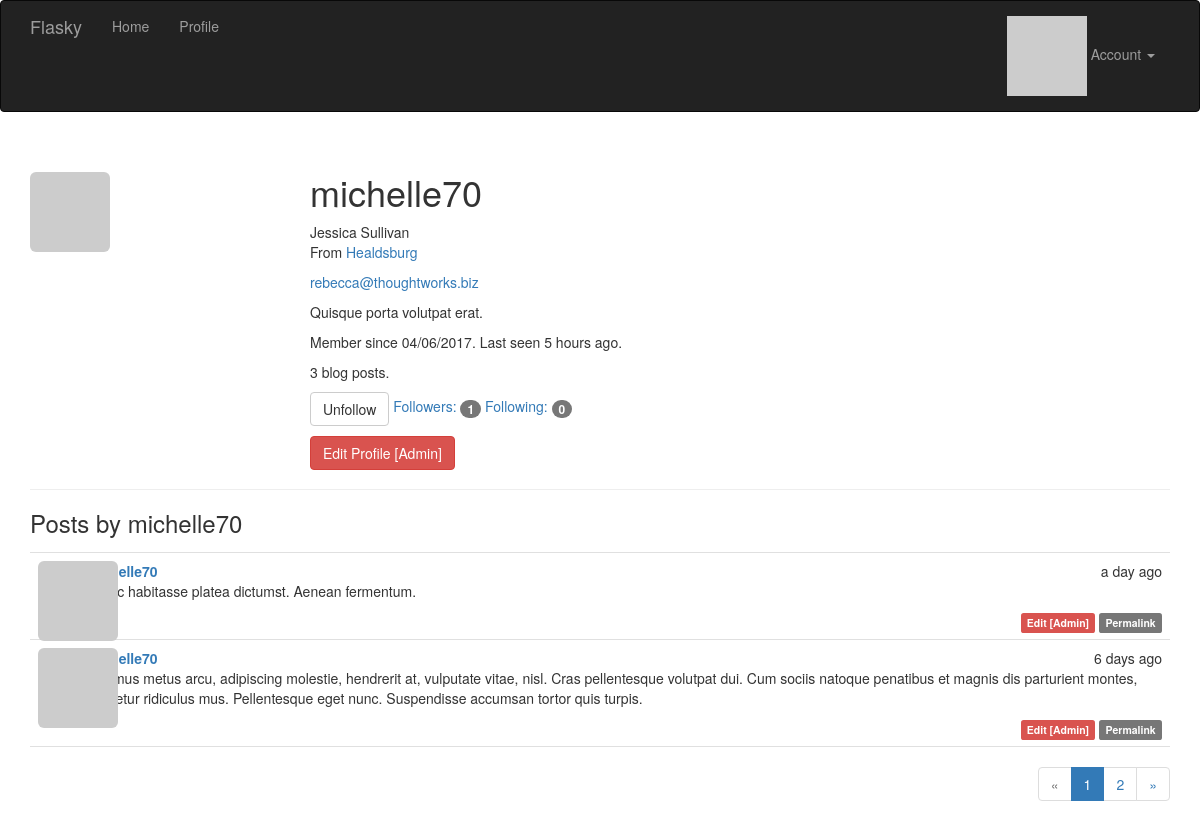
/user/michelle70 (signed in), run on the app's committed database.
### app/models.py (models this page shows, shortened)
class User(UserMixin, db.Model):
    __tablename__ = 'users'
    id = db.Column(db.Integer, primary_key = True)
    email = db.Column(db.String(64), unique = True, index = True)
    username = db.Column(db.String(64), unique = True, index = True)
    role_id = db.Column(db.Integer, db.ForeignKey('roles.id'))
    password_hash = db.Column(db.String(128))
    confirmed = db.Column(db.Boolean, default = False)
    name = db.Column(db.String(64))
    location = db.Column(db.String(64))
    about_me = db.Column(db.Text())
    member_since = db.Column(db.DateTime(), default = datetime.utcnow)
    last_seen = db.Column(db.DateTime(), default = datetime.utcnow)
    avatar_hash = db.Column(db.String(32))
    posts = db.relationship('Post', backref = 'author', lazy = 'dynamic')
    followed = db.relationship('Follow',
        foreign_keys = [Follow.follower_id],
        backref = db.backref('follower', lazy = 'joined'),
        lazy = 'dynamic',
        cascade = 'all, delete-orphan')
    followers = db.relationship('Follow',
        foreign_keys = [Follow.followed_id],
        backref = db.backref('followed', lazy = 'joined'),
        lazy = 'dynamic',
        cascade = 'all, delete-orphan')
    @property
    def password(self):
        raise AttributeError('password is not a readable attribute')
    def can(self, permissions):
        return self.role is not None and \
        (self.role.permissions & permissions) == permissions
    def is_administrator(self):
        return self.can(Permission.ADMINISTER)
    def ping(self):
        self.last_seen = datetime.utcnow()
        db.session.add(self)
    def gravatar(self, size = 100, default = 'identicon', rating = 'g'):
        if request.is_secure:
            url = 'https://secure.gravatar.com/avatar'
        else:
            url = 'http://www.gravatar.com/avatar'
        hash = self.avatar_hash or hashlib.md5(
            self.email.encode('utf-8')).hexdigest()
        return '{url}/{hash}?s={size}&d={default}&r={rating}'.format(
            url = url, hash = hash, size = size, default = default, rating = rating)
    def is_following(self, user):
        return self.followed.filter_by(
            followed_id = user.id).first() is not None

class Post(db.Model):
    __tablename__ = 'posts'
    id = db.Column(db.Integer, primary_key = True)
    body = db.Column(db.Text)
    body_html = db.Column(db.Text)
    timestamp = db.Column(db.DateTime, index = True, default = datetime.utcnow)
    author_id = db.Column(db.Integer, db.ForeignKey('users.id'))

### app/main/views.py (the view)
@main.route('/user/<username>')
def user(username):
	user = User.query.filter_by(username = username).first_or_404()
	page = request.args.get('page', 1, type = int)
	pagination = user.posts.order_by(Post.timestamp.desc()).paginate(
		page, per_page = current_app.config['FLASKY_POSTS_PER_PAGE'],
		error_out = False)
	posts = pagination.items
	return render_template('user.html', user = user, posts = posts,
		pagination = pagination)

### app/auth/views.py (called while the page is built)
@auth.before_app_request
def before_request():
	if current_user.is_authenticated:
		current_user.ping()
		if not current_user.confirmed \
		and request.endpoint \
		and request.endpoint[:5] != 'auth.' \
		and request.endpoint != 'static':
			return redirect(url_for('auth.unconfirmed'))

### app/main/__init__.py (called while the page is built)
@main.app_context_processor
def inject_permissions():
	return dict(Permission = Permission)

### app/models.py (called while the page is built)
@login_manager.user_loader
def load_user(user_id):
    return User.query.get(int(user_id))

### app/templates/user.html (shortened to what this page needs)
{% extends "base.html" %}
{% import "_macros.html" as macros %}
{% block page_content %}
<div class="page-header">
    <img class="img-rounded profile-thumbnail" src="{{ user.gravatar(size=256) }}">
    <div class="profile-header">
        <h1>{{ user.username }}</h1>
        {% if user.name or user.location %}
        <p>
            {% if user.name %}{{ user.name }}<br>{% endif %}
            {% if user.location %}
                From <a href="http://maps.google.com/?q={{ user.location }}">{{ user.location }}</a><br>
            {% endif %}
        </p>
        {% endif %}
        {% if current_user.is_administrator() %}
        <p><a href="mailto:{{ user.email }}">{{ user.email }}</a></p>
        {% endif %}
        {% if user.about_me %}<p>{{ user.about_me }}</p>{% endif %}
        <p>Member since {{ moment(user.member_since).format('L') }}. Last seen {{ moment(user.last_seen).fromNow() }}.</p>
        <p>{{ user.posts.count() }} blog posts.</p>
        <p>
            {% if current_user.can(Permission.FOLLOW) and user != current_user %}
                {% if not current_user.is_following(user) %}
                <a href="{{ url_for('.follow', username=user.username) }}" class="btn btn-primary">Follow</a>
                {% else %}
                <a href="{{ url_for('.unfollow', username=user.username) }}" class="btn btn-default">Unfollow</a>
                {% endif %}
            {% endif %}
            <a href="{{ url_for('.followers', username=user.username) }}">Followers: <span class="badge">{{ user.followers.count() - 1 }}</span></a>
            <a href="{{ url_for('.followed_by', username=user.username) }}">Following: <span class="badge">{{ user.followed.count() - 1 }}</span></a>
        </p>
        <p>
            {% if current_user.is_administrator() %}
            <a class="btn btn-danger" href="{{ url_for('.edit_profile_admin', id=user.id) }}">Edit Profile [Admin]</a>
            {% endif %}
        </p>
    </div>
</div>
<h3>Posts by {{ user.username }}</h3>
{% include '_posts.html' %}
{% if pagination %}
<div class="pagination">
    {{ macros.pagination_widget(pagination, '.user', username=user.username) }}
</div>
{% endif %}
{% endblock %}

### app/templates/base.html (shortened to what this page needs)
{% extends "bootstrap/base.html" %}
{% block head %}
{{ super() }}
<link rel="stylesheet" type="text/css" href="{{ url_for('static', filename='styles.css') }}">
{% endblock %}
{% block navbar %}
<div class="navbar navbar-inverse" role="navigation">
    <div class="container">
        <div class="navbar-header">
            <a class="navbar-brand" href="{{ url_for('main.index') }}">Flasky</a>
        </div>
        <div class="navbar-collapse collapse">
            <ul class="nav navbar-nav">
                <li><a href="{{ url_for('main.index') }}">Home</a></li>
                {% if current_user.is_authenticated %}
                <li><a href="{{ url_for('main.user', username=current_user.username) }}">Profile</a></li>
                {% endif %}
            </ul>
            <ul class="nav navbar-nav navbar-right">
                {% if current_user.is_authenticated %}
                <li class="dropdown">
                    <a href="#" class="dropdown-toggle" data-toggle="dropdown">
                        <img src="{{ current_user.gravatar(size=18) }}">
                        Account <b class="caret"></b>
                    </a>
                </li>
                {% else %}
                <li><a href="{{ url_for('auth.login') }}">Log In</a></li>
                {% endif %}
            </ul>
        </div>
    </div>
</div>
{% endblock %}
{% block content %}
<div class="container">
    {% block page_content %}{% endblock %}
</div>
{% endblock %}

### app/templates/_macros.html
{% macro pagination_widget(pagination, endpoint) %}
<ul class="pagination">
    <li{% if not pagination.has_prev %} class="disabled"{% endif %}>
        <a href="{% if pagination.has_prev %}{{ url_for(endpoint, page=pagination.prev_num, **kwargs) }}{% else %}#{% endif %}">
            &laquo;
        </a>
    </li>
    {% for p in pagination.iter_pages() %}
        {% if p %}
            {% if p == pagination.page %}
            <li class="active">
                <a href="{{ url_for(endpoint, page = p, **kwargs) }}">{{ p }}</a>
            </li>
            {% else %}
            <li>
                <a href="{{ url_for(endpoint, page = p, **kwargs) }}">{{ p }}</a>
            </li>
            {% endif %}
        {% else %}
        <li class="disabled"><a href="#">&hellip;</a></li>
        {% endif %}
    {% endfor %}
    <li{% if not pagination.has_next %} class="disabled"{% endif %}>
        <a href="{% if pagination.has_next %}{{ url_for(endpoint, page=pagination.next_num, **kwargs) }}{% else %}#{% endif %}">
            &raquo;
        </a>
    </li>
</ul>
{% endmacro %}

### app/templates/_posts.html
<ul class="posts">
    {% for post in posts %}
    <li class="post">
        <div class="post-thumbnail">
            <a href="{{ url_for('.user', username=post.author.username) }}">
                <img class="img-rounded profile-thumbnail" src="{{ post.author.gravatar(size=40) }}">
            </a>
        </div>
        <div class="post-content">
            <div class="post-date">{{ moment(post.timestamp).fromNow() }}</div>
            <div class="post-author"><a href="{{ url_for('.user', username=post.author.username) }}">{{ post.author.username }}</a></div>
            <div class="post-body">
                {% if post.body_html %}
                    {{ post.body_html | safe }}
                {% else %}
                    {{ post.body }}
                {% endif %}
            </div>
            <div class="post-footer">
                {% if current_user == post.author %}
                <a href="{{ url_for('.edit', id=post.id) }}">
                    <span class="label label-primary">Edit</span>
                </a>
                {% elif current_user.is_administrator() %}
                <a href="{{ url_for('.edit', id=post.id) }}">
                    <span class="label label-danger">Edit [Admin]</span>
                </a>
                {% endif %}
                <a href="{{ url_for('.post', id=post.id) }}">
                    <span class="label label-default">Permalink</span>
                </a>
            </div>
        </div>
    </li>
    {% endfor %}
</ul>

### app/static/styles.css (style rules this page uses)
.profile-thumbnail { position: absolute; }
.profile-header { min-height: 260px; margin-left: 280px; }
ul.posts { list-style-type: none; padding: 0px; margin: 16px 0px 0px 0px; border-top: 1px solid #e0e0e0; }
ul.posts li.post { padding: 8px; border-bottom: 1px solid #e0e0e0; }
div.post-date { float: right; }
div.post-author { font-weight: bold; }
div.post-thumbnail { position: absolute; }
div.post-content { margin-left: 48px; min-height: 48px; }
div.post-footer { text-align: right; }
div.pagination { width: 100%; text-align: right; padding: 0px; margin: 0px; }

### data on the page
User: username "michelle70", name "Jessica Sullivan", location "Healdsburg", email "rebecca@thoughtworks.biz", about_me "Quisque porta volutpat erat.", member_since "04/06/2017", last_seen "5 hours ago"
Post: timestamp "a day ago", author.username "michelle70", body_html "In hac habitasse platea dictumst. Aenean fermentum."
Post: timestamp "6 days ago", author.username "michelle70", body_html "Vivamus metus arcu, adipiscing molestie, hendrerit at, vulputate vitae, nisl. Cras pellentesque volutpat dui. Cum sociis natoque penatibus et magnis dis parturient montes, nascetur ridiculus mus. Pellentesque eget nunc. Suspendisse accumsan tortor quis turpis."

### other printed values
{{ user.posts.count() }} "3"
{{ user.followers.count() - 1 }} "1"
{{ user.followed.count() - 1 }} "0"
{{ p }} "1"
{{ p }} "2"
